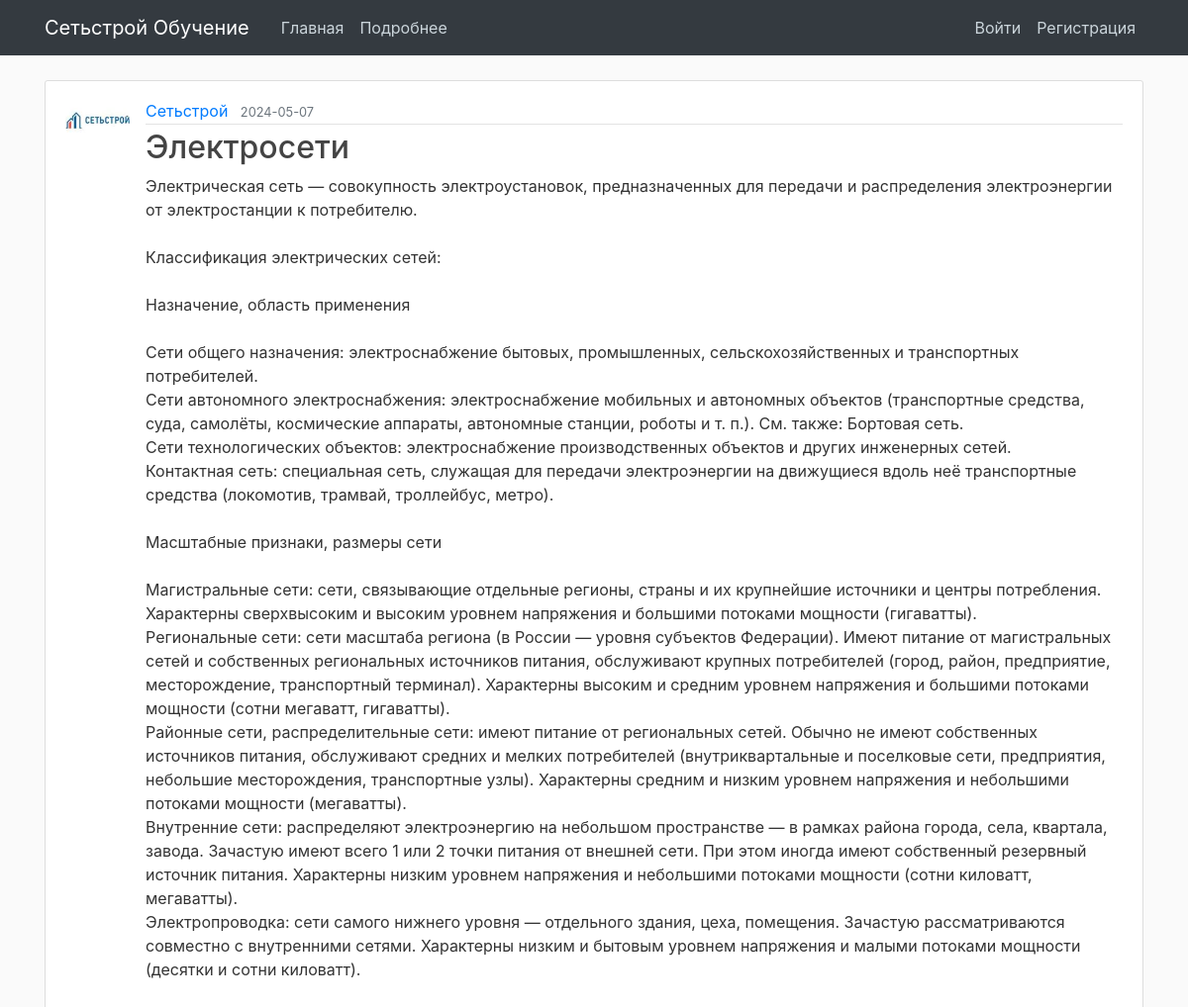
The app's page /post/4 with its own data.
### main/models.py (models this page shows, shortened)
class User(db.Model, UserMixin):
    id = db.Column(db.Integer, primary_key=True)
    username = db.Column(db.String(70), nullable=False)
    email = db.Column(db.String(120), unique=True, nullable=False)
    image_file = db.Column(db.String(20), nullable=False, default='default.jpg')
    password = db.Column(db.String(60), nullable=False)
    role = db.Column(db.Integer, default=0)
    posts = db.relationship('Post', backref='author', lazy=True)
    passed_tests = db.relationship('PassedTests', backref='passed', lazy=True)

class Post(db.Model):
    id = db.Column(db.Integer, primary_key=True)
    title = db.Column(db.String(100), nullable=False)
    date_posted = db.Column(db.DateTime, nullable=False, default=datetime.utcnow)
    content = db.Column(db.Text, nullable=False, default='default.jpg')
    user_id = db.Column(db.Integer, db.ForeignKey('user.id'), nullable=False)
    questions = db.relationship('Publication', backref='availableTests', lazy=True)

### main/routes.py (the view)
@app.route("/post/<int:post_id>")
def post(post_id):
    post = Post.query.get_or_404(post_id)
    quest = db.session.query(Publication).filter(Publication.post_id == post_id).all()
    if quest:
        quest = quest[0]
    else:
        quest = None
    return render_template('post.html', quest=quest, title=post.title, post=post)

### main/templates/post.html (shortened to what this page needs)
{% extends "layout.html" %}
{% block content %}
  <article class="media content-section">
    <img class="rounded-circle article-img" src="{{ url_for('static', filename='profile_pics/' + post.author.image_file) }}">
    <div class="media-body py-2">
      <div class="article-metadata">
        <a class="mr-2" href="{{ url_for('user_posts', username=post.author.username) }}">{{ post.author.username }}</a>
        <small class="text-muted">{{ post.date_posted.strftime('%Y-%m-%d') }}</small>
      </div>
      <h2 class="article-title">{{ post.title }}</h2>
      <p class="article-content">{{ post.content }}</p>
    </div>
  </article>
{% endblock content %}

### main/static/main.css (style rules this page uses)
body { background: #fafafa; color: #333333; margin-top: 5rem; }
h1, h2, h3, h4, h5, h6 { color: #444444; }
.content-section { background: #ffffff; padding: 10px 20px; border: 1px solid #dddddd; border-radius: 3px; margin-bottom: 20px; }
.article-title { color: #444444; }
.article-content { white-space: pre-line; }
.article-img { height: 65px; width: 65px; margin-right: 16px; }
.article-metadata { padding-bottom: 1px; margin-bottom: 4px; border-bottom: 1px solid #e3e3e3 }

### records on screen
User: image_file (picture), author.username "Сетьстрой"
Post: date_posted "2024-05-07", title "Электросети", content "Электрическая сеть — совокупность электроустановок, предназначенных для передачи и распределения электроэнергии от электростанции к потребителю. Классификация электрических сетей: Назначение, область применения Сети общего назначения: электроснабжение бытовых, промышленных, сельскохозяйственных и транспортных потребителей. Сети автономного электроснабжения: электроснабжение мобильных и автономных объектов (транспортные средства, суда, самолёты, космические аппараты, автономные станции, роботы и т. п.). См. также: Бортовая сеть. Сети технологических объектов: электроснабжение производственных объектов и других инженерных сетей. Контактная сеть: специальная сеть, служащая для передачи…"
